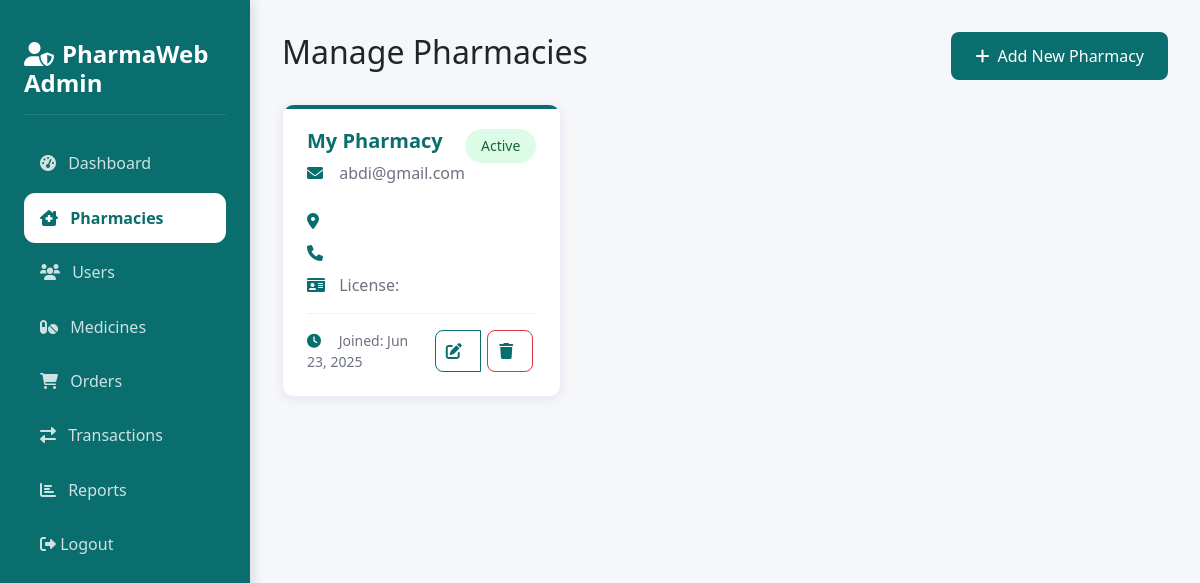
The page /admin/pharmacies.php (signed in) on the database as committed earlier.
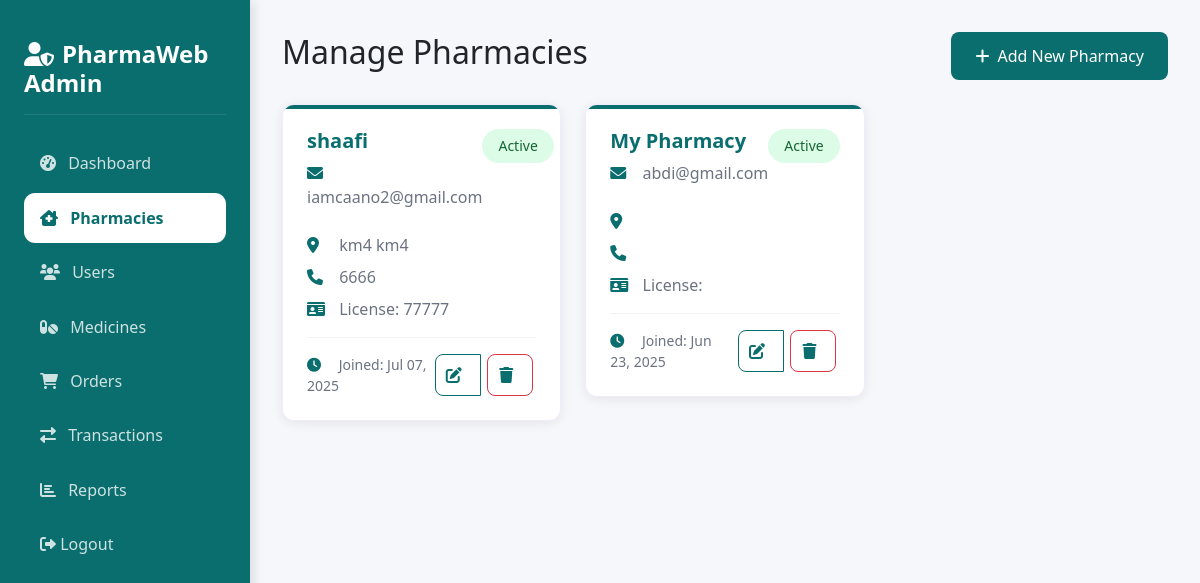
The same page on the database as committed later.
### tables this page shows
CREATE TABLE `pharmacies` (
  `id` int(11) NOT NULL,
  `user_id` int(11) DEFAULT NULL,
  `pharmacy_name` varchar(255) NOT NULL,
  `address` text NOT NULL,
  `phone` varchar(20) DEFAULT NULL,
  `license_number` varchar(50) DEFAULT NULL,
  `status` enum('active','inactive') DEFAULT 'active',
  `wallet_address` varchar(42) DEFAULT NULL,
  `trust_score` decimal(5,2) DEFAULT 100.00,
  `performance` varchar(255) DEFAULT NULL
);

CREATE TABLE `users` (
  `id` int(11) NOT NULL,
  `email` varchar(255) NOT NULL,
  `password` varchar(255) NOT NULL,
  `user_type` enum('admin','pharmacy','customer') NOT NULL,
  `metamask_address` varchar(42) DEFAULT NULL,
  `created_at` timestamp NOT NULL DEFAULT current_timestamp(),
  `updated_at` timestamp NOT NULL DEFAULT current_timestamp() ON UPDATE current_timestamp(),
  `user_hash` varchar(66) DEFAULT NULL,
  `tx_hash` varchar(66) DEFAULT NULL
);

### admin/pharmacies.php (the view, shortened to what this page needs)
<?php
require_once '../config/database.php';
$pharmacies = $conn->query("
    SELECT p.*, u.email, u.created_at as user_created_at
    FROM pharmacies p
    JOIN users u ON p.user_id = u.id
    ORDER BY p.id DESC
")->fetchAll();
?>
<!DOCTYPE html>
<html lang="en">
<head>
    <link href="https://cdn.jsdelivr.net/npm/bootstrap@5.3.0/dist/css/bootstrap.min.css" rel="stylesheet">
    <link href="https://cdnjs.cloudflare.com/ajax/libs/font-awesome/6.0.0/css/all.min.css" rel="stylesheet">
    <link href="../assets/css/theme.css" rel="stylesheet">
</head>
<body>
    <div class="sidebar">
        <div class="sidebar-header">
            <h4><i class="fas fa-user-shield me-2"></i>PharmaWeb Admin</h4>
        </div>
        <nav>
            <a href="dashboard.php" class="nav-link">
                <i class="fas fa-tachometer-alt me-2"></i> Dashboard
            </a>
            <a href="pharmacies.php" class="nav-link active">
                <i class="fas fa-clinic-medical me-2"></i> Pharmacies
            </a>
            <a href="users.php" class="nav-link">
                <i class="fas fa-users me-2"></i> Users
            </a>
            <a href="medicines.php" class="nav-link">
                <i class="fas fa-pills me-2"></i> Medicines
            </a>
            <a href="orders.php" class="nav-link">
                <i class="fas fa-shopping-cart me-2"></i> Orders
            </a>
            <a href="transactions.php" class="nav-link">
                <i class="fas fa-exchange-alt me-2"></i> Transactions
            </a>
            <a href="reports.php" class="nav-link">
                <i class="fas fa-chart-bar me-2"></i> Reports
            </a>
            <a href="../logout.php" class="nav-link logout-btn">
                <i class="fas fa-sign-out-alt"></i> Logout
            </a>
        </nav>
    </div>
    <div class="main-content">
        <div class="d-flex justify-content-between align-items-center mb-4">
            <h2>Manage Pharmacies</h2>
            <button class="btn add-pharmacy-btn" data-bs-toggle="modal" data-bs-target="#addPharmacyModal">
                <i class="fas fa-plus me-2"></i>Add New Pharmacy
            </button>
        </div>
        <div class="row g-4">
            <?php foreach ($pharmacies as $pharmacy): ?>
                <div class="col-md-6 col-lg-4">
                    <div class="pharmacy-card">
                        <div class="pharmacy-info">
                            <div class="pharmacy-header">
                            <div>
                                    <h5 class="pharmacy-name"><?php echo htmlspecialchars($pharmacy['pharmacy_name']); ?></h5>
                                    <p>
                                        <i class="fas fa-envelope"></i>
                                        <?php echo htmlspecialchars($pharmacy['email']); ?>
                                </p>
                            </div>
                            <span class="status-badge <?php echo $pharmacy['status'] === 'active' ? 'status-active' : 'status-inactive'; ?>">
                                <?php echo ucfirst($pharmacy['status']); ?>
                            </span>
                        </div>
                            <p>
                                <i class="fas fa-map-marker-alt"></i>
                                <?php echo htmlspecialchars($pharmacy['address']); ?>
                            </p>
                            <p>
                                <i class="fas fa-phone"></i>
                                <?php echo htmlspecialchars($pharmacy['phone']); ?>
                            </p>
                            <p>
                                <i class="fas fa-id-card"></i>
                                License: <?php echo htmlspecialchars($pharmacy['license_number']); ?>
                            </p>
                            <div class="pharmacy-meta">
                                <small>
                                    <i class="fas fa-clock"></i>
                                Joined: <?php echo date('M d, Y', strtotime($pharmacy['user_created_at'])); ?>
                            </small>
                                <div class="btn-group">
                                    <button class="btn btn-outline-primary" data-bs-toggle="modal" data-bs-target="#editPharmacyModal<?php echo $pharmacy['id']; ?>">
                                        <i class="fas fa-edit"></i>
                                </button>
                                    <form method="POST" class="d-inline delete-pharmacy-form">
                                        <button type="submit" class="btn btn-outline-danger">
                                            <i class="fas fa-trash"></i>
                                            </button>
                                        </form>
                                </div>
                            </div>
                        </div>
                    </div>
                </div>
            <?php endforeach; ?>
        </div>
    </div>
</body>
</html>

Rows that differ between the two databases and show on the page:
added pharmacies: pharmacy_name "shaafi", user.email "iamcaano2@gmail.com", status "Active", address "km4 km4", phone "6666", license_number "77777", user.created_at "Jul 07, 2025"
